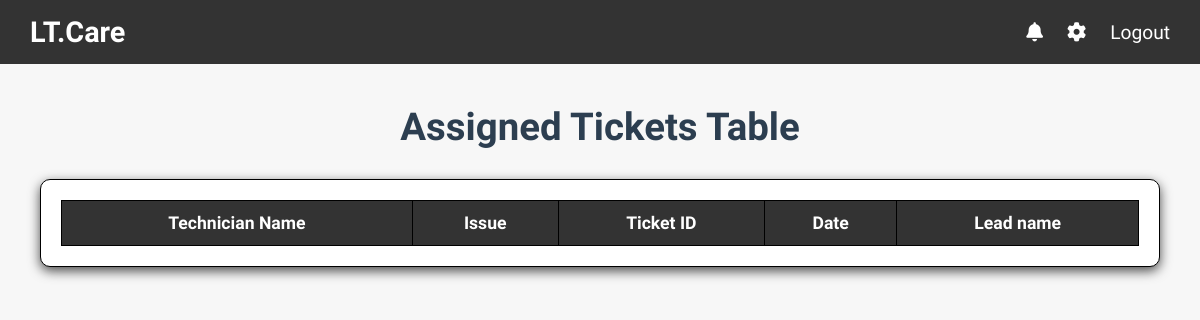
Page /lead/Viewtkassignall/ on the earlier database version.
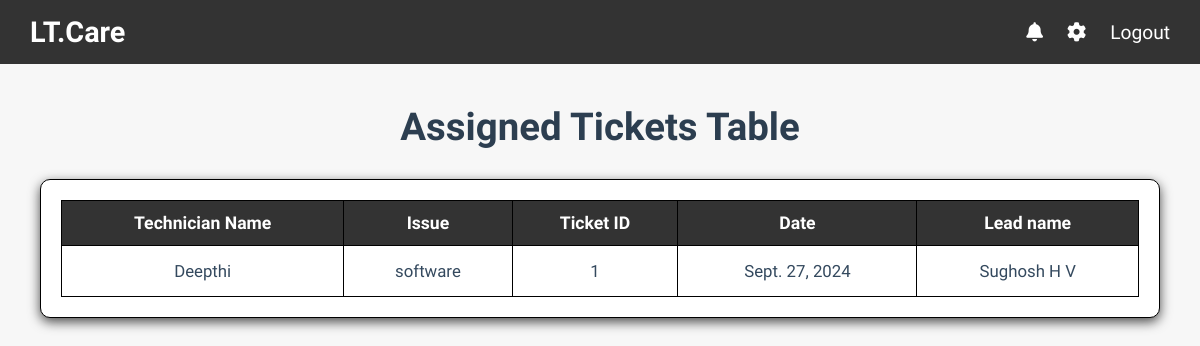
Same page on the later database version.
### lead/models.py (models this page shows)
class Lead(models.Model):
    lead_date = models.DateField()
    lead_name = models.CharField(max_length=50)
    tec_name=models.CharField(max_length=200)
    tk_name=models.CharField(max_length=200)

### lead/views.py (the view)
# urls.py: path('Viewtkassignall/',views.Viewtkassignall.as_view(),name='Viewtkassignall'),
class Viewtkassignall(TemplateView):
    template_name = 'lead/alllead.html'
    def get_context_data(self, **kwargs):
        context =  super().get_context_data(**kwargs)
        userdata = Lead.objects.all()
        customers = AuthUser.objects.all()
        ticket1=Ticket.objects.all()
        context={'userdata':userdata,'customer':customers,'ticket1':ticket1}
        return context

### templates/lead/alllead.html (shortened to what this page needs)
{% load static %}
<!DOCTYPE html>
<html lang="en">
<head>
    <link rel="stylesheet" href="{% static 'css/leadtable.css' %}">
    <link rel="stylesheet" href="https://cdnjs.cloudflare.com/ajax/libs/font-awesome/6.4.0/css/all.min.css">
</head>
<body>
    <header class="navbar">
        <div class="logo">LT.Care</div>
        <div class="nav-buttons">
            <button class="btn"><i class="fas fa-bell"></i></button>
            <button class="btn"><i class="fas fa-cog"></i></button>
            <button class="btn">Logout</button>
        </div>
    </header>
    <main class="content">
        <h1>Assigned Tickets Table</h1>
        <div class="table-container">
            <table class="user-table">
                <thead>
                    <tr>
                        <th>Technician Name</th>
                        <th>Issue</th>
                        <th>Ticket ID</th>
                        <th>Date</th>
                        <th>Lead name</th>
                    </tr>
                </thead>
                <tbody>
                    {% for user in userdata %}
                    <tr id="row-{{ user.id }}">
                        <td class="fullname">{{ user.tec_name }}</td>
                        <td class="email">{{ user.tk_name }}</td>
                        <td class="email">{{ user.id }}</td>
                        <td class="password">{{ user.lead_date }}</td>
                        <td class="phone">{{ user.lead_name }}</td>
                    {% endfor %}
                </tbody>
            </table>
        </div>
    </main>
</body>
</html>

### static/css/leadtable.css (style rules this page uses)
* { margin: 0; padding: 0; box-sizing: border-box; font-family: "Inria Sans", sans-serif; }
body { background-color: #f7f7f7; color: #333; }
header.navbar { display: flex; justify-content: space-between; align-items: center; background-color: #333; color: #fff; padding: 15px 30px; }
header .logo { font-size: 1.8em; font-weight: bold; }
header .nav-buttons .btn { background: none; border: none; color: #fff; font-size: 1.2em; cursor: pointer; margin-left: 20px; }
h1 { text-align: center; color: #2c3e50; font-size: 2.4em; margin-bottom: 30px; }
.content { padding: 40px; }
.table-container { background-color: #fff; padding: 20px; border-radius: 10px; box-shadow: 0 4px 12px rgba(0, 0, 0, 0.7); max-width: 1500px; margin: 0 auto; border: 1.2px solid black; }
table.user-table { width: 100%; border-collapse: collapse; }
thead th { background-color: #333; color: #fff; text-align: center; padding: 12px; font-size: 1.1em; border: 1.2px solid black; }
tbody td { padding: 15px; border-bottom: 1px solid #ddd; color: #34495e; border: 1.2px solid black; }
td { font-size: 1.05em; text-align: center; }

Differences in the rows shown:
added Lead: tec_name "Deepthi", tk_name "software", id "1", lead_date "Sept. 27, 2024", lead_name "Sughosh H V"
